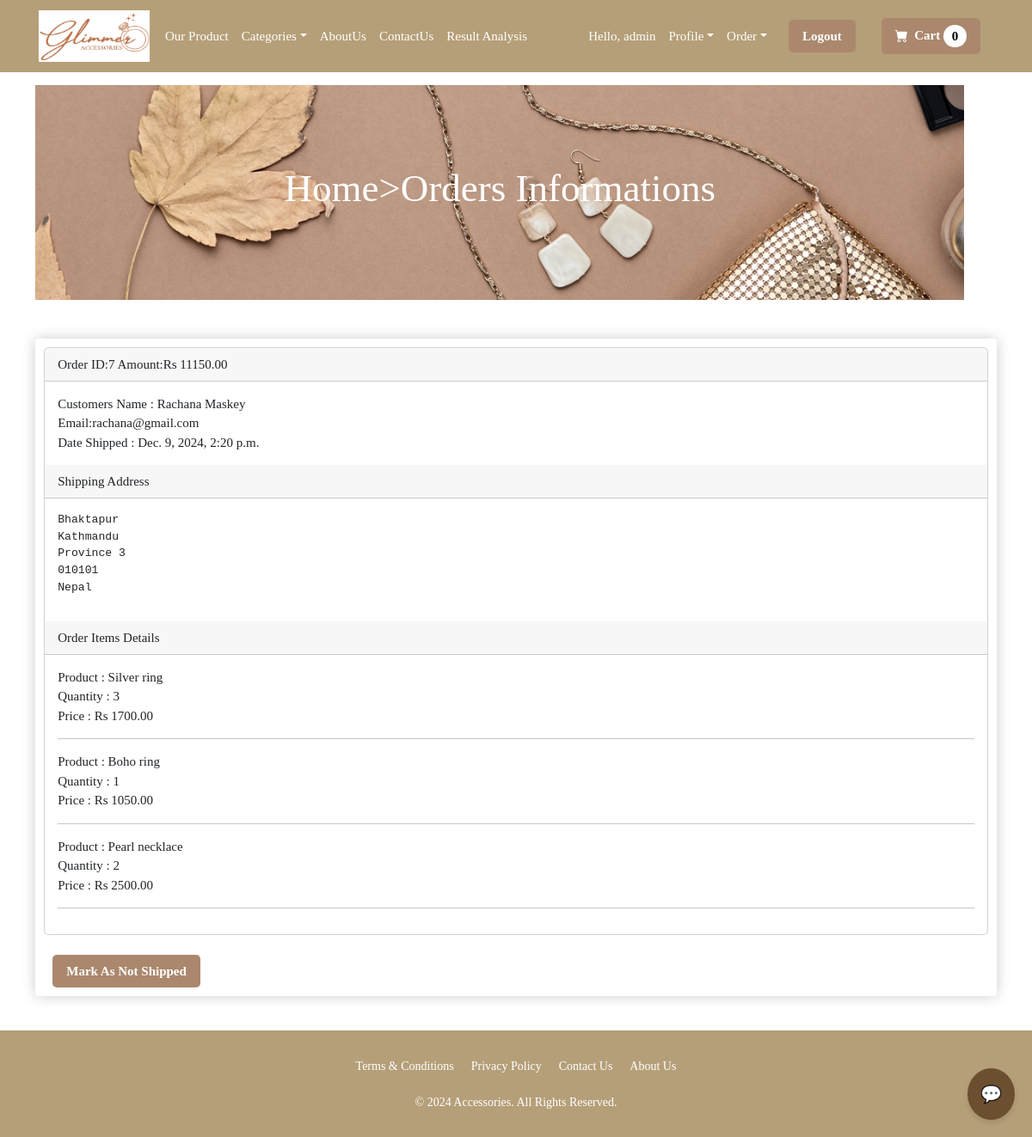
Page /payment/orders/7 (signed in) on the committed database.
### payment/models.py (models this page shows, shortened)
class Order(models.Model):
    user=models.ForeignKey(User,on_delete=models.CASCADE,null=True,blank=True)
    full_name=models.CharField(max_length=250)
    email=models.EmailField(max_length=250)
    shipping_address=models.TextField(max_length=15000)
    amount_paid=models.DecimalField(max_digits=10,decimal_places=2)
    date_ordered=models.DateTimeField(auto_now_add=True)
    shipped=models.BooleanField(default=False)
    date_shipped=models.DateTimeField(blank=True,null=True)

class OrderItem(models.Model):
    order=models.ForeignKey(Order,on_delete=models.CASCADE,null=True)
    product=models.ForeignKey(Product,on_delete=models.CASCADE,null=True)
    user=models.ForeignKey(User,on_delete=models.CASCADE,null=True,blank=True)
    quantity=models.PositiveBigIntegerField(default=1)
    price=models.DecimalField(max_digits=10,decimal_places=2)

### payment/views.py (the view, shortened to what this page needs)
# urls.py: path('orders/<int:pk>', views.orders, name='orders'),
def orders(request,pk):
    if request.user.is_authenticated and request.user.is_superuser:
        order=Order.objects.get(id=pk)
        items=OrderItem.objects.filter(order=pk)
        return render(request, "payment/orders.html", {"order":order,"items":items})
    else:
        messages.success(request,"Access Denied")
        return redirect('home')

### cart/cart.py (called while the page is built)
    def __len__(self):
        return len(self.cart)

### cart/context_processors.py (called while the page is built)
def cart(request):
    return{'cart':Cart(request)}

### ecommerce/models.py (called while the page is built)
    def __str__(self):
        return self.name

### payment/templates/payment/orders.html (shortened to what this page needs)
{%extends 'main.html' %}
{%load static%}
{%block content%}
<html>
</html>
<header class="py-5">
    <div class="container">
            <div id="slider" style="height: 250px;">
                <figure>
                    <img src="{% static 'images/4.jpg' %}" alt="Image 1">
                </figure>
                <div class="overlay">
                    <h1>Home>Orders Informations</h1>
                </div>
    </div>
</header>
<div class="container" style="margin-bottom: 40px;">
    <div class="box-element">
        <div class="card">
            <div class="card-header">
                Order ID:{{order.id}}
                Amount:Rs {{order.amount_paid}}
            </div>
            <div class="card-body">
                <div class="cardbody">
                <br>
                </div>
                Email:{{order.email}}
                <br>
                {%if order.date_shipped %}
                    Date Shipped : {{ order.date_shipped }}
                {% else %}
                    Date Ordered : {{ order.date_ordered}}
                {% endif %}
                <br>
            </div>
            <div class="card-header">
                Shipping Address
            </div>
            <div class="card-body">
                <pre>{{order.shipping_address}}</pre>
            </div>
            <div class="card-header">
                Order Items Details
            </div>
            <div class="card-body">
                {%for item in items%}
                    <div class="cardbody">
                    <br>
                    </div>
                    Quantity : {{item.quantity}}
                    <br>
                    Price : Rs {{item.price}}
                    <hr>
                {%endfor%}
            </div>
        </div>
        <br>
        {%if not order.shipped%}
            <form method="POST">
                {%csrf_token%}
                <input type="hidden" name="shipping_status" value="true">
                <button type="submit" class="custom-login-button">Mark As Shipped</button>
            </form>
        {%else%}
            <form method="POST">
                <button type="submit" class="custom-login-button">Mark As Not Shipped</button>
            </form>
        {%endif%}
    </div>
</div>
{%endblock content%}

### ecommerce/templates/navbar.html (shortened to what this page needs)
{%load static%}
<nav class="navbar navbar-expand-lg navbar-light bg-light" >
    <div class="container-fluid px-4 px-lg-5">
        <a class="navbar-brand me-auto" href="{%url 'home'%}">
            <img id="logo" src="{% static 'images/logo1.png'%}" alt="picture" >
        </a>
        <div class="collapse navbar-collapse" id="navbarSupportedContent">
            <ul class="navbar-nav me-auto mb-2 mb-lg-0 ms-lg-4">
                <li class="nav-item">
                    <a class="nav-link active" aria-current="page" style="color: white;" href="{%url 'allproduct'%}">Our Product</a>
                </li>
                <li class="nav-item dropdown">
                    <a class="nav-link dropdown-toggle active" id="navbarDropdown" href="#" role="button" data-bs-toggle="dropdown" aria-expanded="false" style="color: white;">Categories</a>
                </li>
                <li class="nav-item">
                    <a class="nav-link active" aria-current="page" style="color: white;" href="{%url 'about'%}">AboutUs</a>
                </li>
                <li class="nav-item">
                    <a class="nav-link active" style="color: white;" href="{%url 'contact'%}">ContactUs</a>
                </li>
                <li class="nav-item">
                    <a class="nav-link active" style="color: white;" href="{%url 'result_analysis'%}">Result Analysis</a>
                </li>
            </ul>
            <div class="d-flex align-items-center">
                {% if user.is_authenticated %}
                    <span class="text-white me-3">Hello, {{ user.username }}</span>
                    <div class="dropdown me-3">
                        <a class="nav-link dropdown-toggle text-white" href="#" id="profileDropdown" role="button" data-bs-toggle="dropdown" aria-expanded="false">Profile</a>
                    </div>
                {% if user.is_superuser %}
                    <div class="dropdown me-3">
                        <a class="nav-link dropdown-toggle text-white" href="#" id="orderDropdown" role="button" data-bs-toggle="dropdown" aria-expanded="false">Order</a>
                    </div>
                {% endif %}
                    <a href="{% url 'logout' %}" class="custom-login-button me-3">Logout</a>
                {% else %}
                    <a href="{% url 'login' %}" class="custom-login-button me-3">Login/Register</a>
                {% endif %}
                    <a href="{% url 'cart_summary' %}" class="custom-login-button position-relative">
                        <i class="bi-cart-fill me-1"></i>
                        Cart
                        <span class=" badge rounded-pill" style="background-color: white; color: black;" id="cart_quantity">
                            {{ cart|length }}
                        </span>
                    </a>
            </div>
        </div>
    </div>
</nav>

### ecommerce/templates/main.html (style rules this page uses)
* { margin: 0; padding: 0; box-sizing: border-box; }

### payment/templates/payment/orders.html (style rules this page uses)
* { margin: 0; padding: 0; box-sizing: border-box; }
html, body { width: 100%; height: 100%; overflow-x: hidden; }
#slider { position: relative; width: 90vw; height: 70vh; overflow: hidden; }
#slider figure { display: flex; position: absolute; width: 800%; margin: 0; left: 0; top: 0; animation: sliderAnimation 15s infinite; }
#slider figure img { width: 90vw; height: 70vh; object-fit: cover; }
.overlay { position: absolute; top: 0; left: 0; width: 100%; height: 100%; background: rgba(0, 0, 0, 0); display: flex; flex-direction: column; justify-content: center; align-items: center; color: white; text-align: center; }
.overlay h1 { font-size: 3rem; margin-bottom: 10px; color: white; }

### rows in the picture
Order: id "7", amount_paid "11150.00", email "rachana@gmail.com", date_shipped "Dec. 9, 2024, 2:20 p.m.", shipping_address "Bhaktapur Kathmandu Province 3 010101 Nepal"
OrderItem: quantity "3", price "1700.00"
OrderItem: quantity "1", price "1050.00"
OrderItem: quantity "2", price "2500.00"

### other values in the picture
{{ user.username }} "admin"
{{ cart|length }} "0"
